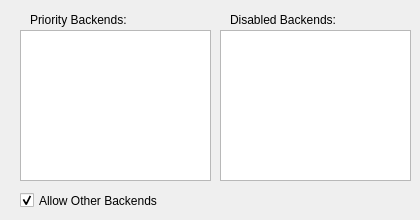
      <widget class="QWidget" name="page">
       <widget class="QCheckBox" name="backendCheckBox">
        <property name="geometry">
         <rect>
          <x>20</x>
          <y>190</y>
          <width>391</width>
          <height>21</height>
         </rect>
        </property>
        <property name="toolTip">
         <string>When checked, allows all other available backends not listed in the priority or disabled lists.</string>
        </property>
        <property name="text">
         <string>Allow Other Backends</string>
        </property>
        <property name="checked">
         <bool>true</bool>
        </property>
       </widget>
       <widget class="QListWidget" name="disabledBackendList">
        <property name="geometry">
         <rect>
          <x>220</x>
          <y>30</y>
          <width>191</width>
          <height>151</height>
         </rect>
        </property>
        <property name="toolTip">
         <string>Disabled backend driver list.</string>
        </property>
       </widget>
       <widget class="QListWidget" name="enabledBackendList">
        <property name="geometry">
         <rect>
          <x>20</x>
          <y>30</y>
          <width>191</width>
          <height>151</height>
         </rect>
        </property>
        <property name="toolTip">
         <string>The backend driver list order. Unknown backends and
duplicated names are ignored.</string>
        </property>
        <property name="dragDropMode">
         <enum>QAbstractItemView::InternalMove</enum>
        </property>
       </widget>
       <widget class="QLabel" name="label_2">
        <property name="geometry">
         <rect>
          <x>230</x>
          <y>10</y>
          <width>171</width>
          <height>20</height>
         </rect>
        </property>
        <property name="text">
         <string>Disabled Backends:</string>
        </property>
       </widget>
       <widget class="QLabel" name="label">
        <property name="geometry">
         <rect>
          <x>30</x>
          <y>10</y>
          <width>171</width>
          <height>20</height>
         </rect>
        </property>
        <property name="text">
         <string>Priority Backends:</string>
        </property>
       </widget>
      </widget>
